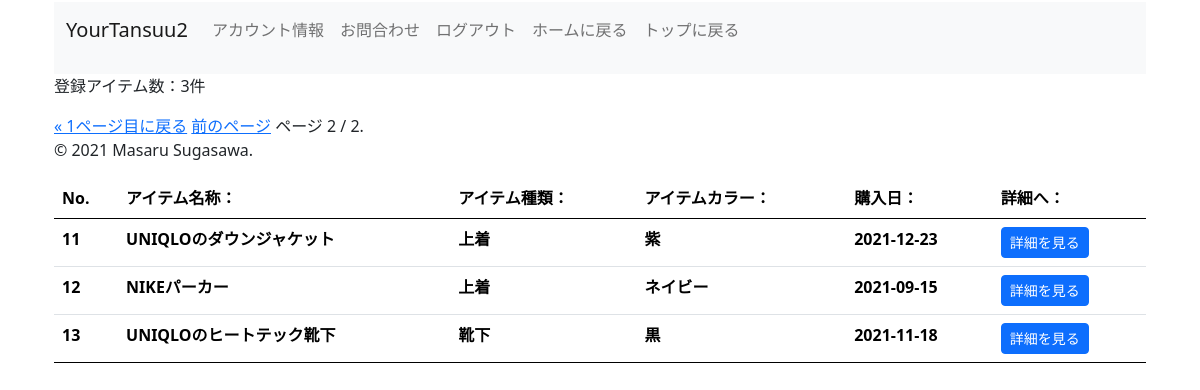
The app's page /contents/item-list/?page=2 (signed in), older data.
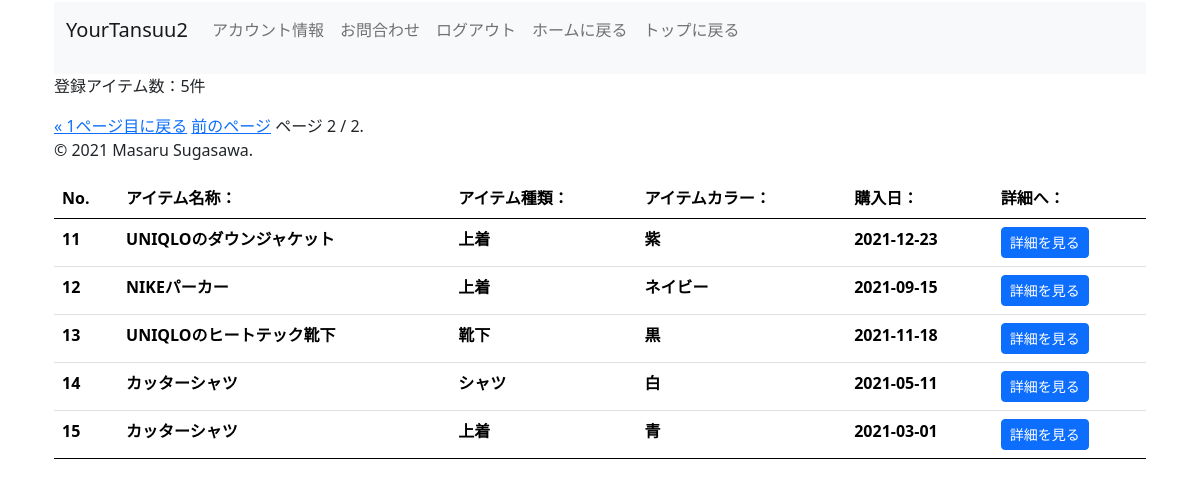
The same page, newer data.
### item/models.py (models this page shows, shortened)
class Item(models.Model):
    user = models.ForeignKey(settings.AUTH_USER_MODEL, verbose_name='ユーザー', on_delete=models.CASCADE,null=True)
    data_id = models.AutoField(verbose_name = 'アイテムNo.', primary_key=True)
    item_type = models.CharField(verbose_name = 'アイテム種類', max_length=255, choices = ITEM_TYPE_CHOICES)
    season = models.CharField(verbose_name = '季節', max_length=10, choices = SEASON_CHOICES)
    occasion = models.CharField(verbose_name = 'シーン', max_length=30, choices = OCCASION_CHOICES)
    item_name = models.CharField(verbose_name = 'アイテム名称', max_length=300)
    item_color = models.CharField(verbose_name = 'アイテム色', max_length=20, choices = ITEM_COLOR_CHOICES)
    item_brand = models.CharField(verbose_name = 'ブランド', max_length=150)
    purchase_date = models.CharField(verbose_name = '購入日', max_length = 150)
    pricing = models.IntegerField(verbose_name = '購入価格(円)', )
    purchase_place = models.CharField(verbose_name = '購入場所', max_length=255)
    item_image = models.ImageField(verbose_name = 'アイテム画像', upload_to='images/closet', blank = True, null=True)
    memo = models.TextField(verbose_name = 'メモ', blank=True)
    favorite_level = models.IntegerField(verbose_name = 'お気に入り度', choices = FAVORITE_LEVEL_CHOICES)
    item_importance = models.IntegerField(verbose_name = '大事さ', choices = ITEM_IMPORTANCE_CHOICES)
    create_date = models.DateTimeField(verbose_name = '作成日', auto_now_add=True)
    update_date = models.DateTimeField(verbose_name = '更新日', auto_now=True)
    closet = models.ForeignKey(Closet, on_delete=models.PROTECT, null=True, default=None)
    """
    def get_season(self,season_check):
        if season_check == 'spring':
            return 'spring'
        elif season_check == 'summer':
            return 'summer'
        elif season_check == 'fall':
            return 'fall'
        else:
            return 'winter'
    """

### item/views.py (the view)
# urls.py: path('item-list/', Itemlistview, name = 'item_list'),
@login_required
def Itemlistview(request):
    item_list = Item.objects.filter(user_id = request.user)
    if request.GET.get('closet'):
        closet = request.GET['closet']
        item_list = item_list.filter(closet=closet)
    """import pdb;pdb.set_trace()"""
    paginator = Paginator(item_list, 10)
    page_number = request.GET.get('page')
    page_object = paginator.get_page(page_number)
    return render(request, 'contents/item_list.html', {'page_object': page_object})

### templates/contents/item_list.html (shortened to what this page needs)
{% extends 'contents/base.html' %}
{% load django_bootstrap5 %}
{% block content %}
<div class="container">
  <p>登録アイテム数：{{ page_object | length }}件</p>
  {% if page_object %}
  <table class="table">
    <thead>
      <tr>
        <th>No.</th>
        <th>アイテム名称：</th>
        <th>アイテム種類：</th>
        <th>アイテムカラー：</th>
        <th>購入日：</th>
        <th>詳細へ：</th>
      </tr>
    </thead>
    <tbody>
      {% for item in page_object %}
      <tr>
        <th>{{ forloop.counter0 | add:page_object.start_index }}</th>
        <th>{{ item.item_name|upper }}</th>
        <th>{{ item.get_item_type_display|upper }}</th>
        <th>{{ item.get_item_color_display|upper }}</th>
        <th>{{ item.purchase_date|upper }}</th>
        <th><a href="{% url 'item_detail' item.pk %}"button class="btn btn-sm btn-primary" type="submit">詳細を見る</a></th>
      </tr>
      {% endfor %}
    </tbody>
    {% else %}
    <p>まだアイテムが登録されていません</p>
    {% endif %}
<div class="pagination">
    <span class="step-links">
        {% if page_object.has_previous %}
            <a href="?page=1">&laquo; 1ページ目に戻る</a>
            <a href="?page={{ page_object.previous_page_number }}">前のページ</a>
        {% endif %}
        <span class="current">
            ページ {{ page_object.number }} / {{ page_object.paginator.num_pages }}.
        </span>
    </span>
</div>
{% endblock content %}

Row changes from the older to the newer data that the page shows:
added Item: item_name "カッターシャツ", item_type "シャツ", item_color "白", purchase_date "2021-05-11"
added Item: item_name "カッターシャツ", item_type "上着", item_color "青", purchase_date "2021-03-01"
Text that changed along with them:
{{ page_object | length }}: "3" → "5"
